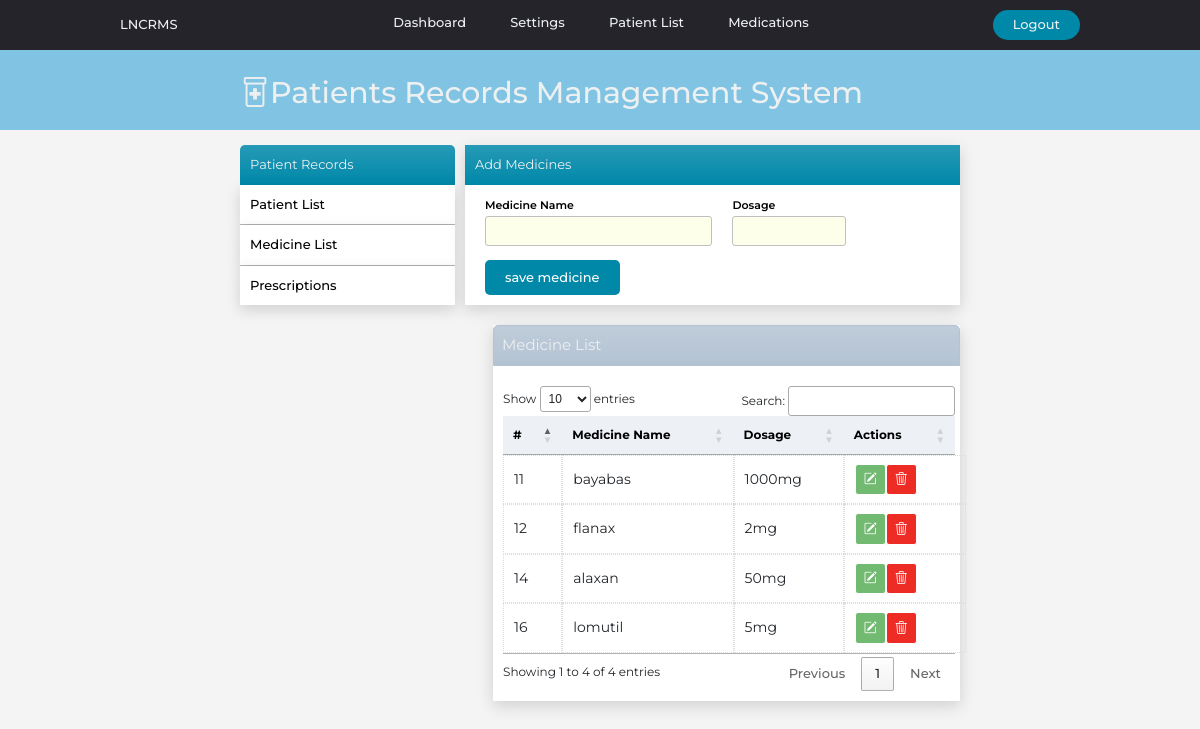
/medications/, run on the app's committed database.
### website/models.py (models this page shows)
class Medicinelist(models.Model):
    created_at = models.DateTimeField(auto_now_add=True)
    medicine_name = models.CharField(max_length=100)
    dosage = models.CharField(max_length=50)

### website/views.py (the view, shortened to what this page needs)
# urls.py: path('medications/',views.medications, name='medications'),
def medications(request,pk=''):
    medicinedata ={'medicinedata': Medicinelist.objects.all()}
    return render(request, 'medications.html',medicinedata)

### website/templates/medications.html (shortened to what this page needs)
{% extends 'index.html' %}
{% block content%}
<div class="container1">
  {% include "sidemenu.html" %}
  <div class="reg-area">
    <form method="POST">
    <div class="title-form bg-gradient">Add Medicines</div>
    <div class="reg-row">
        <div class="medicine-col">
          <label class="reg-label">Medicine Name</label><br />
          <input class="medicine-input" name="medname" required />
        </div>
        <div class="medicine-col">
          <label class="reg-label">Dosage</label><br />
          <input class="medicine-input" name="dosage" style="width: 50%;" required/>
        </div>
    </div>
    <div class="reg-row">
        <div class="medicine-col">
          <button class="btn-save" type="submit" name="save">save medicine</button>
        </div>
    </div>
  </form>
  </div>
</div>
<div class="container3">
  <div class="table-title bg-gradient">Medicine List</div>
  <div class="table-box">
      <table id="medicine-table" class="medicine-tables">
        <thead >
          <th>#</th>
          <th>Medicine Name</th>
          <th>Dosage</th>
          <th>Actions</th>
        </thead>
        <tbody>
          {% for meds in medicinedata %}
          <tr>
            <td name="medID">{{meds.id}}</td>
            <td>{{meds.medicine_name}}</td>
            <td>{{meds.dosage}}</td>
            <td id="actions_cell">
              <button name="updatedetails" type='submit' value="{{meds.id}}" id="link-edit"><i class="bi bi-pencil-square" data-bs-toggle="modal" data-bs-target="#{{meds.id}}"></i></button>
              <form action="{% url "medications" meds.id %}" method="POST">
              <button name="delete" type='submit' value="{{meds.id}}" id="link-delete"><i class="bi bi-trash3"></i></button>
              </form>
            </td>
          </tr>
          {% endfor %}
        </tbody>
      </table>
  </div>
</div>
{%endblock%}

### website/static/style.css (style rules this page uses)
* { box-sizing:border-box; margin: 0; padding: 0; font-family: 'Montserrat', sans-serif; }
body { background-color: #f4f4f4; }
li,a,strong, button { font-family: 'Montserrat', sans-serif; font-weight: 500; font-size: 13px; color: #edf0f1; text-decoration: none; padding: 0px 0px; margin: 0px 0px; }
.container1 { display: inline-flex; height: auto; margin-top:10px; width: 100%; }
.container3 { height: 78%; background-color: white; box-shadow: 0 5px 15px 0 #00000026; margin-left: 250px; margin-right: 40%; margin: 5px 0 5px 253px; }
.reg-area { margin-left: 10px; width: 80%; background-color: white; box-shadow: 0 5px 15px 0 #00000026; }
.title-form { color: #edf0f1 ; background-color: #0088a9; width: 100%; padding: 10px; font-size: 13px; }
.table-title { color: #edf0f1 ; background-color: #b4c3d3; width: 100%; margin-top: 20px; padding: 8px; border-style: solid; border-color: #b4c3d3; border-width: 1px; border-radius: 5px 5px 0 0; font-size: 15px; }
.table-box { margin: 20px 0; padding: 0 5px 10px 10px; background-color: white; height: auto; width: 100%; font-size: 12px; }
.reg-label { font-size: 11px; font-weight: 600; color:black; }
.reg-row { display:inline-flex; width: 100%; }
.btn-save { background-color: #0088a9; color: white; padding: 8px 20px; border-radius: 5px; border-style: none; }
table { width: 100%; }
th { padding: 10px; font-size: 12px; color: black; background-color: #b4c3d33c; }
tr { font-size: 14px; }
td { border: 1px dotted #ddd; width: auto; }
#link-edit { color: white; border: 1px solid white; padding: 5px 8px; background-color:rgba(0, 128, 0, 0.553); border-radius: 3px; }
#link-delete { color: white; border: 1px solid white; padding: 5px 8px; background-color:rgba(235, 18, 11, 0.89); border-radius: 3px; }
.medicine-input { border-style: solid; border-color: silver; border-radius: 3px; border-width: 1px; padding-left: 5px; padding: 2px 5px; width: 100%; }
.medicine-col { padding: 7px 0 7px 20px; width: 100%; }
#actions_cell { display: inline-flex; width:90%; }
input, textarea, select { background-color: rgb(250, 255, 189,0.3); font-family: 'Arial'; }

### data on the page
Medicinelist: id "11", medicine_name "bayabas", dosage "1000mg"
Medicinelist: id "12", medicine_name "flanax", dosage "2mg"
Medicinelist: id "14", medicine_name "alaxan", dosage "50mg"
Medicinelist: id "16", medicine_name "lomutil", dosage "5mg"
